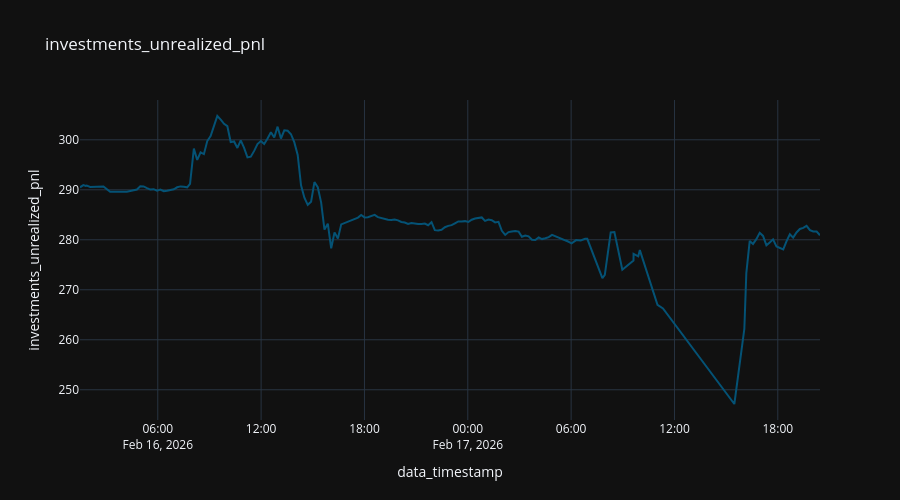

Notebook code cell kept with this figure:
### Code cell
fig = px.line (
  df_account,
  "data_timestamp",
  "investments_unrealized_pnl",
  title="investments_unrealized_pnl"
#   color_discrete_sequence="Tealgrn_r",
)

fig.update_layout (
  height=500,
)

### Figure 1 — Plotly figure (JSON) as saved in the notebook; plotly's stock layout.template omitted (floating-point values rounded to 4 significant figures; data arrays with more than 128 entries replaced by an {"elided": "..."} marker saying what was removed)
{"data": [{"hovertemplate": "data_timestamp=%{x}<br>investments_unrealized_pnl=%{y}<extra></extra>", "legendgroup": "", "line": {"color": "rgb(4, 82, 117)", "dash": "solid"}, "marker": {"symbol": "circle"}, "mode": "lines", "name": "", "orientation": "v", "showlegend": false, "type": "scatter", "x": {"elided": "182 str values"}, "xaxis": "x", "y": {"elided": "182 float values"}, "yaxis": "y"}], "layout": {"height": 500, "legend": {"tracegroupgap": 0}, "title": {"text": "investments_unrealized_pnl"}, "xaxis": {"anchor": "y", "domain": [0, 1], "title": {"text": "data_timestamp"}}, "yaxis": {"anchor": "x", "domain": [0, 1], "title": {"text": "investments_unrealized_pnl"}}}}
